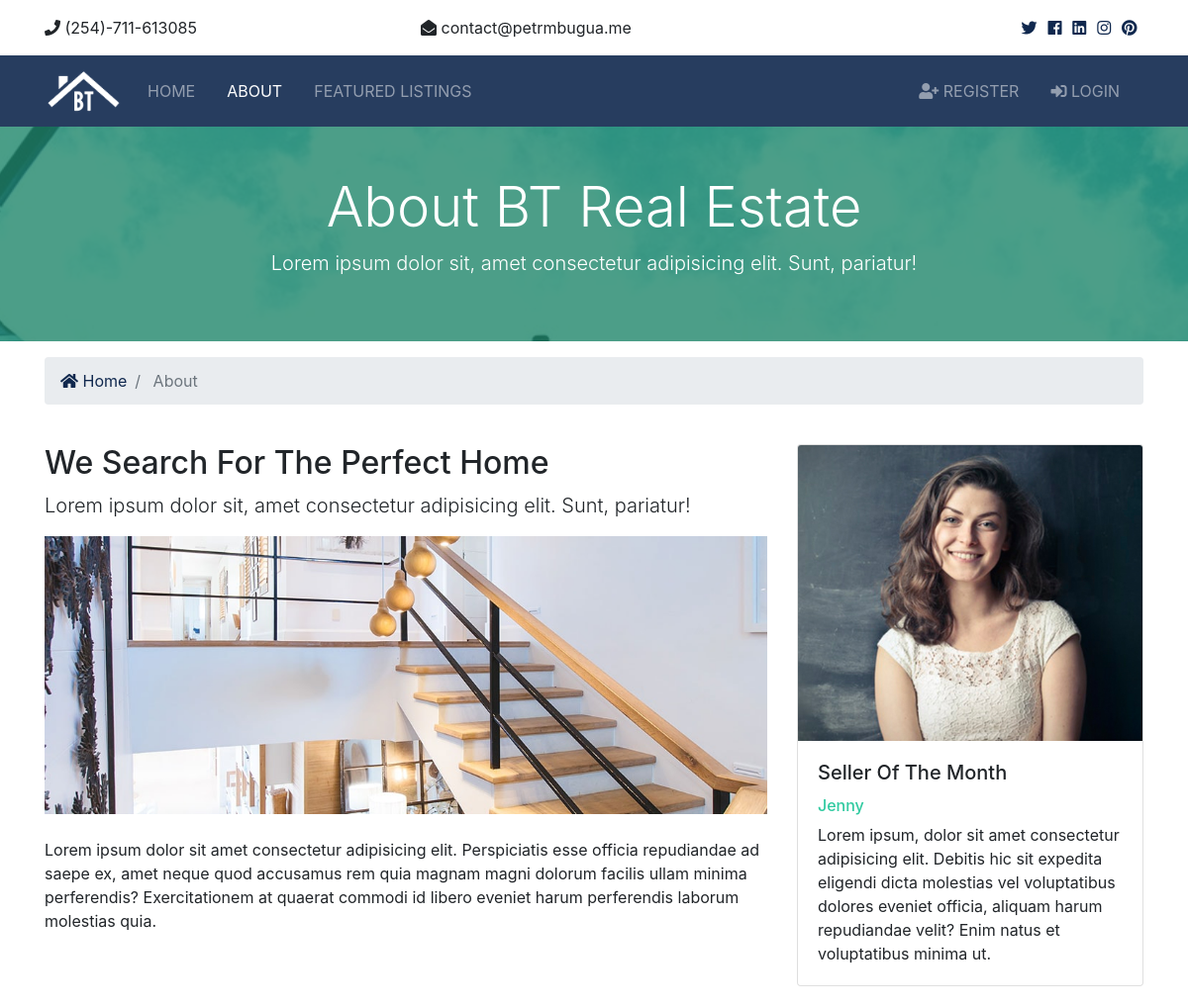
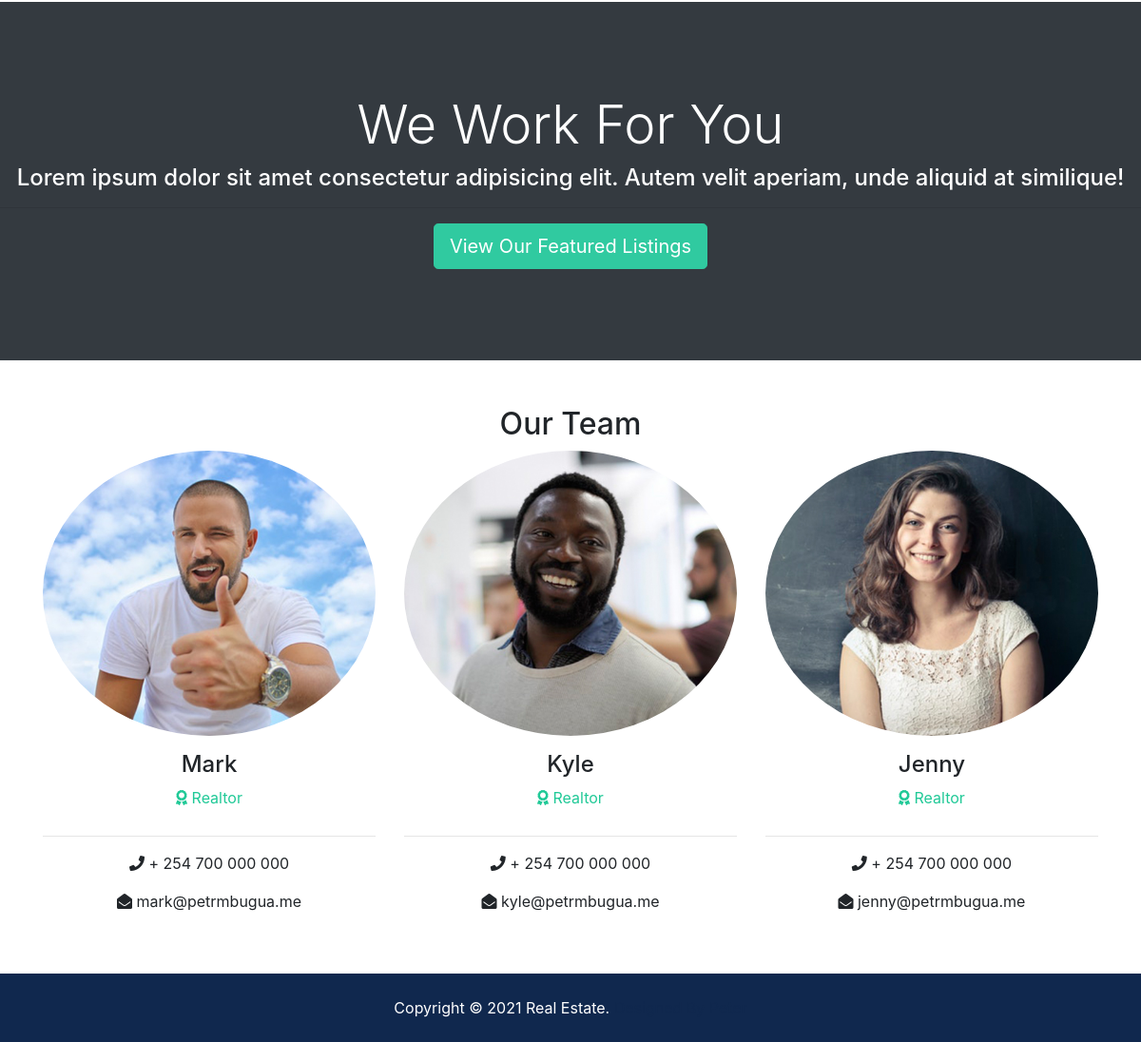
/about, run on the app's committed database (2 pictures, top to bottom).
### realtors/models.py (models this page shows, shortened)
class Realtor(models.Model):
    name = models.CharField(max_length=200)
    photo = models.ImageField(upload_to='photos/%Y/%m/%d/')
    description = models.TextField(blank=True)
    phone = models.CharField(max_length=20)
    email = models.CharField(max_length=50)
    is_mvp = models.BooleanField(default=False)
    hire_date = models.DateTimeField(default=datetime.now, blank=True)

### pages/views.py (the view)
# urls.py: path('about', views.about, name='about')
def about(request):
    realtors = Realtor.objects.order_by('-hire_date')
    mvp_realtors = Realtor.objects.all().filter(is_mvp=True)
    context = {
        'realtors': realtors,
        'mvp_realtors': mvp_realtors
    }
    return render(request, 'pages/about.html', context)

### templates/pages/about.html (shortened to what this page needs)
{% extends 'base.html' %}
{%load static%}
{% block content %}
<section id="showcase-inner" class="py-5 text-white">
    <div class="container">
        <div class="row text-center">
            <div class="col-md-12">
                <h1 class="display-4">About BT Real Estate</h1>
                <p class="lead">Lorem ipsum dolor sit, amet consectetur adipisicing elit. Sunt, pariatur!</p>
            </div>
        </div>
    </div>
</section>
<section id="bc" class="mt-3">
    <div class="container">
        <nav aria-label="breadcrumb">
            <ol class="breadcrumb">
                <li class="breadcrumb-item">
                    <a href="{% url 'index' %}">
                        <i class="fas fa-home"></i> Home</a>
                </li>
                <li class="breadcrumb-item active"> About</li>
            </ol>
        </nav>
    </div>
</section>
<section id="about" class="py-4">
    <div class="container">
        <div class="row">
            <div class="col-md-8">
                <h2>We Search For The Perfect Home</h2>
                <p class="lead">Lorem ipsum dolor sit, amet consectetur adipisicing elit. Sunt, pariatur!</p>
                <img src="{% static 'img/about.jpg' %}" alt="">
                <p class="mt-4">Lorem ipsum dolor sit amet consectetur adipisicing elit. Perspiciatis esse officia
                    repudiandae ad saepe ex, amet
                    neque quod accusamus rem quia magnam magni dolorum facilis ullam minima perferendis? Exercitationem
                    at quaerat
                    commodi id libero eveniet harum perferendis laborum molestias quia.</p>
            </div>
            <div class="col-md-4">
                {% if mvp_realtors %}
                    {% for realtor in mvp_realtors %}
                    <div class="card">
                        <img class="card-img-top" src="{{realtor.photo.url}}" alt="Seller of the month">
                        <div class="card-body">
                            <h5 class="card-title">Seller Of The Month</h5>
                            <h6 class="text-secondary">{{realtor.name}}</h6>
                            <p class="card-text">{{realtor.description}}</p>
                        </div>
                    </div>
                    {% endfor %}
                {% endif %}
            </div>
        </div>
    </div>
</section>
<section id="work" class="bg-dark text-white text-center">
    <h2 class="display-4">We Work For You</h2>
    <h4>Lorem ipsum dolor sit amet consectetur adipisicing elit. Autem velit aperiam, unde aliquid at similique!</h4>
    <hr>
    <a href="listings.html" class="btn btn-secondary text-white btn-lg">View Our Featured Listings</a>
</section>
<section id="team" class="py-5">
    <div class="container">
        <h2 class="text-center">Our Team</h2>
        <div class="row text-center">
            {% if realtors %}
                {% for realtor in realtors %}
                <div class="col-md-4">
                    <img src="{{realtor.photo.url}}" alt="" class="rounded-circle mb-3">
                    <h4>{{realtor.name}}</h4>
                    <p class="text-success">
                        <i class="fas fa-award text-success mb-3"></i> Realtor</p>
                    <hr>
                    <p>
                        <i class="fas fa-phone"></i> {{realtor.phone}}</p>
                    <p>
                        <i class="fas fa-envelope-open"></i> {{realtor.email}}</p>
                </div>
                {% endfor %}
            {% else %}
            <div class="col-md-12">
                <p>No Realtos Available</p>
            </div>
            {% endif %}
        </div>
    </div>
</section>
{% endblock %}

### real/static/css/all.css (style rules this page uses)
.fa, .fas, .far, .fal, .fab { -moz-osx-font-smoothing: grayscale; -webkit-font-smoothing: antialiased; display: inline-block; font-style: normal; font-variant: normal; text-rendering: auto; line-height: 1; }
.fa-award:before { content: "\f559"; }
.fa-envelope-open:before { content: "\f2b6"; }
.fa-home:before { content: "\f015"; }
.fa-phone:before { content: "\f095"; }
.fa, .fas { font-family: 'Font Awesome 5 Free'; font-weight: 900; }

### real/static/css/style.css (style rules this page uses)
.btn-secondary { color: #fff !important; }
img { width: 100%; }
#showcase-inner { background-image: url('../img/building.jpg') ; background-position: center; background-repeat: no-repeat; background-size: cover; background-attachment: fixed; position: relative; overflow: hidden; min-height: 200px; }
#showcase-inner::before { content: ''; position: absolute; top: 0; left: 0; min-height: 100%; width: 100%; background: rgba(32, 134, 107, 0.8); }
#work { padding: 6rem 0; }

### data on the page
Realtor: photo (picture), name "Jenny", description "Lorem ipsum, dolor sit amet consectetur adipisicing elit. Debitis hic sit expedita eligendi dicta molestias vel voluptatibus dolores eveniet officia, aliquam harum repudiandae velit? Enim natus et voluptatibus minima ut.", phone "+ 254 700 000 000", email "jenny@petrmbugua.me"
Realtor: photo (picture), name "Mark", phone "+ 254 700 000 000", email "mark@petrmbugua.me"
Realtor: photo (picture), name "Kyle", phone "+ 254 700 000 000", email "kyle@petrmbugua.me"
